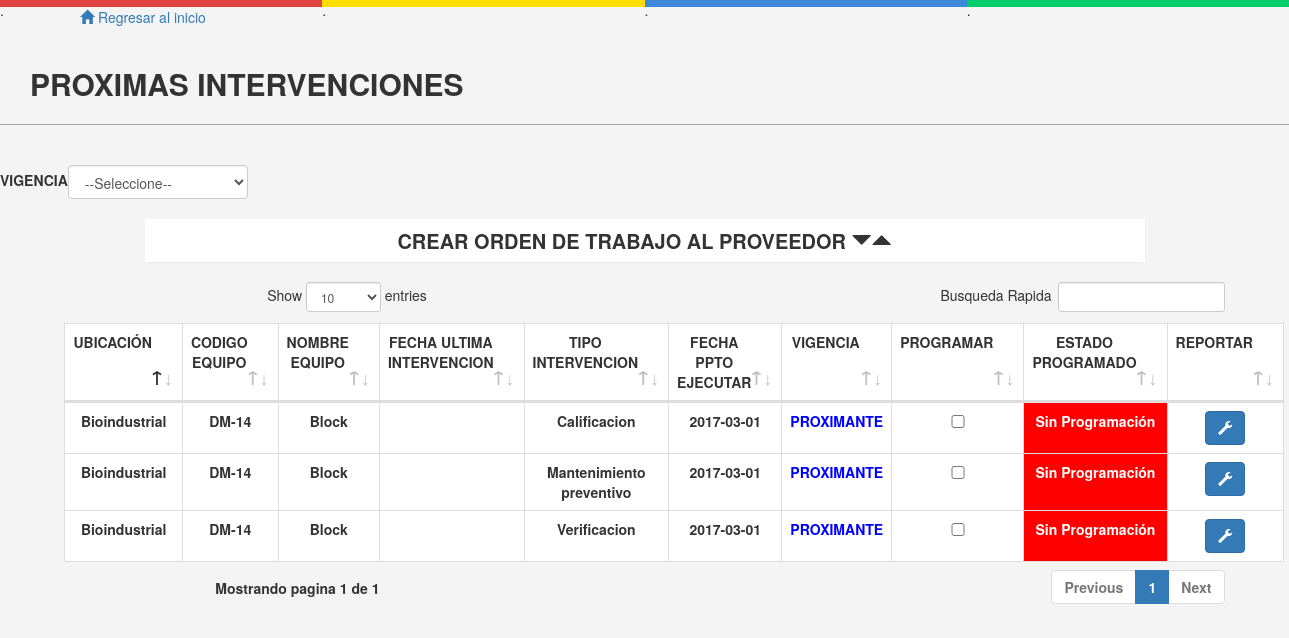
The app's page /DetalleEstadoVigente_1.php with its own data.
### tables this page shows
CREATE TABLE IF NOT EXISTS `hoja_vida` (
  `Id` int(50) NOT NULL,
  `No_HV` varchar(100) NOT NULL,
  `Version` int(100) NOT NULL,
  `Tipo_Equipo` varchar(100) NOT NULL,
  `Nombre_Equipo` varchar(200) NOT NULL,
  `Nombre_Proveedor` varchar(100) NOT NULL,
  `Modelo` varchar(200) NOT NULL,
  `No_Serie` varchar(100) NOT NULL,
  `Marca` varchar(200) NOT NULL,
  `Voltaje` varchar(50) NOT NULL,
  `Amperaje` varchar(50) NOT NULL,
  `Potencia` varchar(50) NOT NULL,
  `Caracteristicas` varchar(700) NOT NULL,
  `Razon_SocialProveedor` varchar(100) NOT NULL,
  `Nit_Proveedor` varchar(100) NOT NULL,
  `Ciudad_Proveedor` varchar(100) NOT NULL,
  `Direccion_Proveedor` varchar(100) NOT NULL,
  `Telefono_Proveedor` varchar(50) NOT NULL,
  `Celular_Proveedor` varchar(50) NOT NULL,
  `Registro_Invima` varchar(100) NOT NULL,
  `Inversion` varchar(100) NOT NULL,
  `Edad_Equipo` varchar(50) NOT NULL,
  `Vida_Contable` varchar(50) NOT NULL,
  `Disp_Soporte_Repuestos` varchar(50) NOT NULL,
  `Disp_Soporte_Consumibles` varchar(50) NOT NULL,
  `Soporte_Tecnico_Respuestos` varchar(50) NOT NULL,
  `Fecha_CreacionHV` date NOT NULL
);

CREATE TABLE IF NOT EXISTS `puesta_marcha` (
  `Id` int(100) NOT NULL,
  `No_HV` varchar(100) NOT NULL,
  `Version` int(50) NOT NULL,
  `Sede` varchar(100) NOT NULL,
  `Area` varchar(100) NOT NULL,
  `SubArea` varchar(100) NOT NULL,
  `Fecha_Marcha` date NOT NULL,
  `Fecha_Descarte` date NOT NULL
);

CREATE TABLE IF NOT EXISTS `intervenciones` (
  `Id` int(100) NOT NULL,
  `HV_Equipo` varchar(100) NOT NULL,
  `Version_Ubicacion` int(100) NOT NULL,
  `Version_Intervencion` int(100) NOT NULL,
  `Tipo_Intervencion` varchar(100) NOT NULL,
  `Frecuencia` int(100) NOT NULL,
  `Aplica_Desde` varchar(100) NOT NULL
);

### DetalleEstadoVigente_1.php (the view, shortened to what this page needs)
<!DOCTYPE html>
<html>
    <head>
        <link rel="stylesheet" href="EstilosProximasIntervenciones.css">
        <link rel="stylesheet" href="bootstrap-3.3.6-dist/css/bootstrap.min.css">
        <link rel="stylesheet" href="DataTable/css/dataTables.bootstrap.css">
        <link rel="stylesheet" href="DataTable/css/dataTables.material.min.css">
    </head>
    <body id="cuerpo">
      <div id="franjaColores">
        <div style="width: 25%;float: left;background: #e14242;height: 7px;">.</div>
        <div style="width: 25%;float: left;background: #ffde00;height: 7px;">.</div>
        <div style="width: 25%;float: left;background: #3e88da;height: 7px;">.</div>
        <div style="width: 25%;float: left;background: #00cd6b;height: 7px;">.</div>
        </div>
        <a href='Menu.php' style='margin: 80px;margin-top:10px;'><span class='glyphicon glyphicon-home' aria-hidden='true'></span> Regresar al inicio</a>
        <?php
            $con= conectar();
            ?>
        <div id="contorno1">
            <div class="page-header" id="encabezadoinicio" style="border-bottom: 1px solid #a3a3a3;">
            <h2><label id="Titulos">PROXIMAS INTERVENCIONES</label> <small></small></h2>
            </div>
            <br/>
           <?php
           $time=  time();
           $fecharegistro=date("Y-m-d", $time);
        if(isset($_POST['proximas'])){
            $DiasProximasIntervenciones=$_POST['proximas'];
        }else{
            $DiasProximasIntervenciones=30;
        }
        if(isset($_POST['FiltroVigenciaSeleccionado'])){
            $filtroVigencia=$_POST['FiltroVigenciaSeleccionado'];
        }else if(isset($_POST['desdeVencidos'])){
            $filtroVigencia=$desdeVencidos;
        }else{
            $filtroVigencia="PROXIMAMENTE";
        }
        $Sumar=$DiasProximasIntervenciones." day";
        $nuevafecha = date('Y-m-d', strtotime("$fecharegistro + $Sumar"));
        $MaximaProximaFechaIntervencionControlar=$nuevafecha;
        if($filtroVigencia=="TODOS"){
        $queryIntervencionEquipo=$queryIntervencionEquipoTotales;
        }else{
        $queryIntervencionEquipo=$queryIntervencionEquipoxVigencia;
        }
           $conexionIntervencionEquipo=mysql_query($queryIntervencionEquipo, $con);
           if(isset($conexionIntervencionEquipo)){
               ?>
       <table>
           <tr>
               <td>
                   <label class="col-sm-2 control-label" style="padding: 0px;">VIGENCIA</label>
           </td>
           <?php
           if(isset($_POST['FiltroVigenciaSeleccionado'])){
               $filtroVigencia=$_POST['FiltroVigenciaSeleccionado'];
           } else {
                $filtroVigencia="--Seleccione--";
           }
           ?>
           <td>
           <form method="POST" action="DetalleEstadoVigente.php" id="FormularioVigenciaEquipo" class="form-horizontal">
               <select class="form-control"  name="FiltroVigenciaSeleccionado" style="width: 180px;" onchange="this.form.submit();">
                <option><?php echo $filtroVigencia; ?></option>
            </select>
       </form>
           </td>
           </tr>
       </table>
           <br/>
           <form method="POST" id="FormularioSolicitudProgramacion" action="OrdenTrabajoProveedor.php">
           <div class="panel-group" id="accordion" role="tablist" aria-multiselectable="true">
  <div class="panel panel-default" id="panelDefault">
    <div class="panel-heading" role="tab" id="barraExpancion">
      <h4 class="panel-title">
          <a role="button" data-toggle="collapse" id="enlanceAcordeon" data-parent="#accordion" href="#collapseOne" aria-expanded="true" aria-controls="collapseOne">
              CREAR ORDEN DE TRABAJO AL PROVEEDOR <span class="glyphicon glyphicon-triangle-bottom"></span><span class="glyphicon glyphicon-triangle-top"></span>
        </a>
      </h4>
    </div>
  </div>
  </div>
            <table id="tablaBuscada1" class="table table-bordered table-hover" style="width: 90%;margin: auto;">
                <thead>
                    <tr style="text-align: center;vertical-align: middle;font-weight: bold;">
                   <td>UBICACIÓN</td>
                   <td>CODIGO EQUIPO</td>
                   <td>NOMBRE EQUIPO</td>
                   <td>FECHA ULTIMA INTERVENCION</td>
                   <td>TIPO INTERVENCION</td>
                   <td>FECHA PPTO EJECUTAR</td>
                   <td>VIGENCIA</td>
                   <td>PROGRAMAR</td>
                   <td>ESTADO PROGRAMADO</td>
                   <td>REPORTAR</td>
                </tr>
                </thead>
                <tbody>
                <?php
                while($arrayIntevencionEquipo= mysql_fetch_assoc($conexionIntervencionEquipo)){
                    $code=json_encode($arrayIntevencionEquipo);
               ?>
                <tr>
                    <td><?php echo $arrayIntevencionEquipo['Area'];?></td>
                    <td><?php echo $arrayIntevencionEquipo['No_HV'];?></td>
                    <td><?php echo $arrayIntevencionEquipo['Nombre_Equipo'];?></td>
                    <td><?php echo $arrayIntevencionEquipo['Fecha_Intervencion'];?></td>
                    <td><?php echo $arrayIntevencionEquipo['Tipo_Intervencion'];?></td>
                    <td><?php echo $arrayIntevencionEquipo['PROXIMA_FECHA'];?></td>
                <?php
                $vigencia=$arrayIntevencionEquipo['VIGENCIA'];
                if($vigencia=="VENCIDO"){
                    $colorCeldaVigencia="red";
                }else{
                    $colorCeldaVigencia="blue";
                }
                echo "<td style='color:$colorCeldaVigencia;'>".$vigencia."</td>";
                echo "<td><input type='checkbox' value='$code' name='check[]' style='width:90px;'></td>";
                $queryMaxCodServicio="SELECT MAX(Cod_Servicio)FROM programacion_intervencion WHERE HV_Equipo='".$arrayIntevencionEquipo['No_HV']."' && Tipo_Intervencion='".$arrayIntevencionEquipo['Tipo_Intervencion']."'";
                $ConexionMaxCodServicio=mysql_query($queryMaxCodServicio, $con);
                while($arrayMaxCodServicio=mysql_fetch_array($ConexionMaxCodServicio)){
                    $codigoHVProgramacion=$arrayMaxCodServicio['MAX(Cod_Servicio)'];
                  }
                if(isset($codigoHVProgramacion)!="" && $FechaRealizacion=='0000-00-00'){
                    echo "<td style='background: green;color:white;'>";
                    echo $Estado="<a href='OrdenTrabajoProveedor.php?id=$codigoHVProgramacion' style='color:white;'>Programado! No Orden:".$codigoHVProgramacion."</a>";
                    echo "</td>";
                }else{
                    echo "<td style='background: red;color:white;'>";
                    echo $Estado="Sin Programación";
                    echo "</td>";
                }
                echo "</form>";
                    echo "<form method='POST' id='formularioirIntervencion' action='reporteIntervencion.php'>";
                        echo "<td><button input='submit' id='botonirIntervencion' class='btn btn-primary'><span class='glyphicon glyphicon-wrench'></span></button></td>";
                    echo "</form>";
                }
            echo "</tr>";
            }
           ?>
        </div>
    </body>
</html>

### EstilosProximasIntervenciones.css (style rules this page uses)
@media screen AND (min-width:900px) { #Titulos { margin-left: 30px; } }
@media screen AND (min-width:900px) { #cuerpo { background: #f4f4f4; } }
@media screen AND (min-width:900px) { #panelDefault { border:none; border-color: #ddd; } }
@media screen AND (min-width:900px) { #barraExpancion,#accordion { width: 1000px; background: white; margin: auto; border: none; } }
@media screen AND (min-width:900px) { #enlanceAcordeon { text-decoration: none; font-weight: bold; font-size: 20px; } }
@media screen AND (min-width:900px) { .panel panel-default,#FormularioSolicitudProgramacion { width: 90%; margin: auto; padding: 0px; text-align: center; //background: white; font-weight: bold; border: none; } }
@media screen AND (min-width:900px) { #tablaBuscada1 { background: white; width: 1000px; } }

### records on screen
hoja_vida: puesta_marcha.Area "Bioindustrial", No_HV "DM-14", Nombre_Equipo "Block", intervenciones.Tipo_Intervencion "Calificacion", PROXIMA_FECHA "2017-03-01", vigencia "PROXIMANTE", intervenciones.Tipo_Intervencion "Mantenimiento preventivo", intervenciones.Tipo_Intervencion "Verificacion"

### other values on screen
form field FiltroVigenciaSeleccionado "--Seleccione--"
